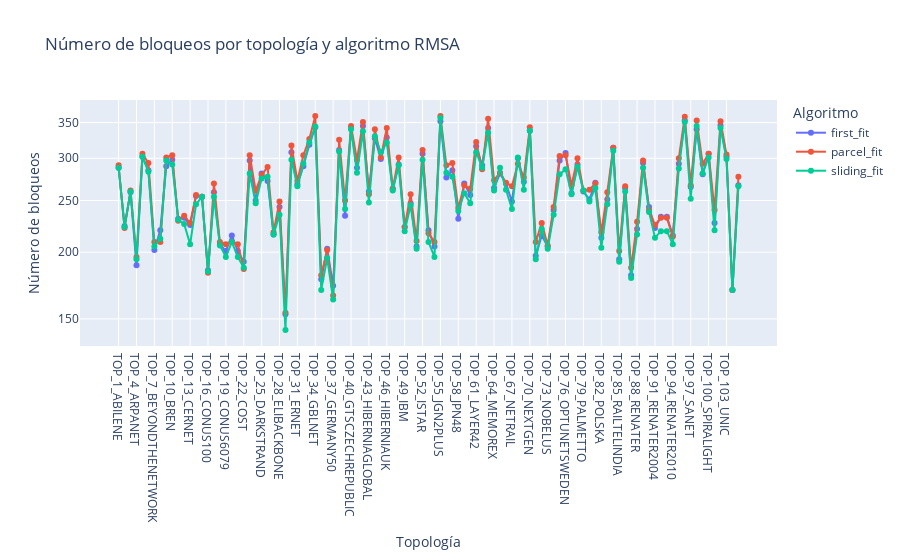

The cell this chart's notebook holds for it:
### Markdown cell above
### Visualización de resultados con plotly

### Code cell
# Preparar datos para graficar: número de bloqueos por topología y algoritmo
plot_data_blocking = []
for topo_name, topo_results in all_results.items():
    for alg_name, metrics in topo_results.items():
        plot_data_blocking.append({
            'Topología': topo_name,
            'Algoritmo': alg_name,
            'Número de bloqueos': metrics['blocked']
        })

df_blocking = pd.DataFrame(plot_data_blocking)
fig_blocking = px.line(
    df_blocking,
    x='Topología',
    y='Número de bloqueos',
    color='Algoritmo',
    markers=True,
    title='Número de bloqueos por topología y algoritmo RMSA',
    labels={'Número de bloqueos': 'Número de bloqueos'},
    log_y=True,
)
fig_blocking.show()

### Figure 1 — Plotly figure (JSON) as saved in the notebook; plotly's stock layout.template omitted (floating-point values rounded to 4 significant figures)
{"data": [{"hovertemplate": "Algoritmo=first_fit<br>Topología=%{x}<br>Número de bloqueos=%{y}<extra></extra>", "legendgroup": "first_fit", "line": {"color": "#636efa", "dash": "solid"}, "marker": {"symbol": "circle"}, "mode": "lines+markers", "name": "first_fit", "orientation": "v", "showlegend": true, "type": "scatter", "x": ["TOP_1_ABILENE", "TOP_2_ANS", "TOP_3_ARNES", "TOP_4_ARPANET", "TOP_5_ATMNET", "TOP_6_BBNPLANET", "TOP_7_BEYONDTHENETWORK", "TOP_8_BICS", "TOP_9_BIZNET", "TOP_10_BREN", "TOP_11_CANARIE", "TOP_12_CANARIE", "TOP_13_CERNET", "TOP_14_CESNET", "TOP_15_CLARANET", "TOP_16_CONUS100", "TOP_17_CONUS30", "TOP_18_CONUS6077", "TOP_19_CONUS6079", "TOP_20_CONUS75", "TOP_21_CORONET", "TOP_22_COST", "TOP_23_CRLNETWORKSERVICES", "TOP_24_CWIX", "TOP_25_DARKSTRAND", "TOP_26_DIGEX", "TOP_27_DT17", "TOP_28_ELIBACKBONE", "TOP_29_EON", "TOP_30_EPOCH", "TOP_31_ERNET", "TOP_32_FUNET", "TOP_33_GAMBIA", "TOP_34_GBLNET", "TOP_35_GEANT", "TOP_36_GEANT2", "TOP_37_GERMANY50", "TOP_38_GETNET", "TOP_39_GRNET", "TOP_40_GTSCZECHREPUBLIC", "TOP_41_GTSPOLAND", "TOP_42_HIBERNIACANADA", "TOP_43_HIBERNIAGLOBAL", "TOP_44_HIBERNIAIRELAND", "TOP_45_HIBERNIANIRELAND", "TOP_46_HIBERNIAUK", "TOP_47_HIBERNIAUS", "TOP_48_HOSTWAYINTERNATIONAL", "TOP_49_IBM", "TOP_50_INTEGRA", "TOP_51_IRIS", "TOP_52_ISTAR", "TOP_53_ITALY", "TOP_54_JANOSUS", "TOP_55_JGN2PLUS", "TOP_56_JPN12", "TOP_57_JPN25", "TOP_58_JPN48", "TOP_59_KAREN", "TOP_60_LAMBDARAIL", "TOP_61_LAYER42", "TOP_62_LONI", "TOP_63_MARWAN", "TOP_64_MEMOREX", "TOP_65_METRONA", "TOP_66_MZIMA", "TOP_67_NETRAIL", "TOP_68_NETWORKUSA", "TOP_69_NEWNET", "TOP_70_NEXTGEN", "TOP_71_NOBELEU", "TOP_72_NOBELGERMANY", "TOP_73_NOBELUS", "TOP_74_NOEL", "TOP_75_NSFNET13", "TOP_76_OPTUNETSWEDEN", "TOP_77_OXFORD", "TOP_78_PACKETEXCHANGE", "TOP_79_PALMETTO", "TOP_80_PIONIER", "TOP_81_PIONIERL3", "TOP_82_POLSKA", "TOP_83_PORTUGAL", "TOP_84_PSINET", "TOP_85_RAILTELINDIA", "TOP_86_REDCLARA", "TOP_87_REDIRIS", "TOP_88_RENATER", "TOP_89_RENATER1999", "TOP_90_RENATER2001", "TOP_91_RENATER2004", "TOP_92_RENATER2006", "TOP_93_RENATER2008", "TOP_94_RENATER2010", "TOP_95_RNPBRAZIL", "TOP_96_SAGO", "TOP_97_SANET", "TOP_98_SANREN", "TOP_99_SAVVIS", "TOP_100_SPIRALIGHT", "TOP_101_TATANID", "TOP_102_TELECOMSERBIA", "TOP_103_UNIC", "TOP_104_USA100", "TOP_105_VIA"], "xaxis": "x", "y": [288, 224, 259, 189, 302, 285, 202, 220, 290, 298, 231, 232, 225, 255, 254, 185, 259, 207, 201, 215, 201, 192, 297, 250, 281, 272, 216, 243, 153, 308, 268, 290, 318, 343, 178, 203, 173, 311, 234, 342, 288, 345, 260, 327, 299, 328, 263, 292, 223, 247, 205, 306, 220, 205, 352, 276, 285, 231, 269, 256, 316, 291, 342, 264, 281, 269, 249, 300, 271, 338, 197, 215, 205, 240, 297, 307, 258, 292, 260, 251, 270, 213, 251, 314, 194, 264, 181, 221, 294, 243, 222, 233, 233, 215, 293, 353, 265, 340, 280, 306, 227, 346, 302, 170, 267], "yaxis": "y"}, {"hovertemplate": "Algoritmo=parcel_fit<br>Topología=%{x}<br>Número de bloqueos=%{y}<extra></extra>", "legendgroup": "parcel_fit", "line": {"color": "#EF553B", "dash": "solid"}, "marker": {"symbol": "circle"}, "mode": "lines+markers", "name": "parcel_fit", "orientation": "v", "showlegend": true, "type": "scatter", "x": ["TOP_1_ABILENE", "TOP_2_ANS", "TOP_3_ARNES", "TOP_4_ARPANET", "TOP_5_ATMNET", "TOP_6_BBNPLANET", "TOP_7_BEYONDTHENETWORK", "TOP_8_BICS", "TOP_9_BIZNET", "TOP_10_BREN", "TOP_11_CANARIE", "TOP_12_CANARIE", "TOP_13_CERNET", "TOP_14_CESNET", "TOP_15_CLARANET", "TOP_16_CONUS100", "TOP_17_CONUS30", "TOP_18_CONUS6077", "TOP_19_CONUS6079", "TOP_20_CONUS75", "TOP_21_CORONET", "TOP_22_COST", "TOP_23_CRLNETWORKSERVICES", "TOP_24_CWIX", "TOP_25_DARKSTRAND", "TOP_26_DIGEX", "TOP_27_DT17", "TOP_28_ELIBACKBONE", "TOP_29_EON", "TOP_30_EPOCH", "TOP_31_ERNET", "TOP_32_FUNET", "TOP_33_GAMBIA", "TOP_34_GBLNET", "TOP_35_GEANT", "TOP_36_GEANT2", "TOP_37_GERMANY50", "TOP_38_GETNET", "TOP_39_GRNET", "TOP_40_GTSCZECHREPUBLIC", "TOP_41_GTSPOLAND", "TOP_42_HIBERNIACANADA", "TOP_43_HIBERNIAGLOBAL", "TOP_44_HIBERNIAIRELAND", "TOP_45_HIBERNIANIRELAND", "TOP_46_HIBERNIAUK", "TOP_47_HIBERNIAUS", "TOP_48_HOSTWAYINTERNATIONAL", "TOP_49_IBM", "TOP_50_INTEGRA", "TOP_51_IRIS", "TOP_52_ISTAR", "TOP_53_ITALY", "TOP_54_JANOSUS", "TOP_55_JGN2PLUS", "TOP_56_JPN12", "TOP_57_JPN25", "TOP_58_JPN48", "TOP_59_KAREN", "TOP_60_LAMBDARAIL", "TOP_61_LAYER42", "TOP_62_LONI", "TOP_63_MARWAN", "TOP_64_MEMOREX", "TOP_65_METRONA", "TOP_66_MZIMA", "TOP_67_NETRAIL", "TOP_68_NETWORKUSA", "TOP_69_NEWNET", "TOP_70_NEXTGEN", "TOP_71_NOBELEU", "TOP_72_NOBELGERMANY", "TOP_73_NOBELUS", "TOP_74_NOEL", "TOP_75_NSFNET13", "TOP_76_OPTUNETSWEDEN", "TOP_77_OXFORD", "TOP_78_PACKETEXCHANGE", "TOP_79_PALMETTO", "TOP_80_PIONIER", "TOP_81_PIONIERL3", "TOP_82_POLSKA", "TOP_83_PORTUGAL", "TOP_84_PSINET", "TOP_85_RAILTELINDIA", "TOP_86_REDCLARA", "TOP_87_REDIRIS", "TOP_88_RENATER", "TOP_89_RENATER1999", "TOP_90_RENATER2001", "TOP_91_RENATER2004", "TOP_92_RENATER2006", "TOP_93_RENATER2008", "TOP_94_RENATER2010", "TOP_95_RNPBRAZIL", "TOP_96_SAGO", "TOP_97_SANET", "TOP_98_SANREN", "TOP_99_SAVVIS", "TOP_100_SPIRALIGHT", "TOP_101_TATANID", "TOP_102_TELECOMSERBIA", "TOP_103_UNIC", "TOP_104_USA100", "TOP_105_VIA"], "xaxis": "x", "y": [291, 222, 261, 196, 306, 294, 209, 209, 301, 304, 229, 234, 227, 256, 254, 183, 269, 209, 207, 209, 207, 186, 304, 261, 279, 289, 218, 249, 154, 317, 272, 304, 326, 360, 181, 202, 166, 325, 250, 345, 298, 351, 257, 340, 301, 342, 263, 301, 223, 257, 210, 311, 217, 209, 360, 291, 294, 242, 267, 263, 322, 286, 356, 273, 282, 270, 266, 293, 276, 343, 209, 227, 206, 243, 303, 304, 267, 300, 261, 262, 269, 218, 259, 314, 201, 266, 187, 228, 297, 240, 225, 232, 232, 214, 300, 359, 267, 353, 293, 306, 240, 352, 305, 170, 277], "yaxis": "y"}, {"hovertemplate": "Algoritmo=sliding_fit<br>Topología=%{x}<br>Número de bloqueos=%{y}<extra></extra>", "legendgroup": "sliding_fit", "line": {"color": "#00cc96", "dash": "solid"}, "marker": {"symbol": "circle"}, "mode": "lines+markers", "name": "sliding_fit", "orientation": "v", "showlegend": true, "type": "scatter", "x": ["TOP_1_ABILENE", "TOP_2_ANS", "TOP_3_ARNES", "TOP_4_ARPANET", "TOP_5_ATMNET", "TOP_6_BBNPLANET", "TOP_7_BEYONDTHENETWORK", "TOP_8_BICS", "TOP_9_BIZNET", "TOP_10_BREN", "TOP_11_CANARIE", "TOP_12_CANARIE", "TOP_13_CERNET", "TOP_14_CESNET", "TOP_15_CLARANET", "TOP_16_CONUS100", "TOP_17_CONUS30", "TOP_18_CONUS6077", "TOP_19_CONUS6079", "TOP_20_CONUS75", "TOP_21_CORONET", "TOP_22_COST", "TOP_23_CRLNETWORKSERVICES", "TOP_24_CWIX", "TOP_25_DARKSTRAND", "TOP_26_DIGEX", "TOP_27_DT17", "TOP_28_ELIBACKBONE", "TOP_29_EON", "TOP_30_EPOCH", "TOP_31_ERNET", "TOP_32_FUNET", "TOP_33_GAMBIA", "TOP_34_GBLNET", "TOP_35_GEANT", "TOP_36_GEANT2", "TOP_37_GERMANY50", "TOP_38_GETNET", "TOP_39_GRNET", "TOP_40_GTSCZECHREPUBLIC", "TOP_41_GTSPOLAND", "TOP_42_HIBERNIACANADA", "TOP_43_HIBERNIAGLOBAL", "TOP_44_HIBERNIAIRELAND", "TOP_45_HIBERNIANIRELAND", "TOP_46_HIBERNIAUK", "TOP_47_HIBERNIAUS", "TOP_48_HOSTWAYINTERNATIONAL", "TOP_49_IBM", "TOP_50_INTEGRA", "TOP_51_IRIS", "TOP_52_ISTAR", "TOP_53_ITALY", "TOP_54_JANOSUS", "TOP_55_JGN2PLUS", "TOP_56_JPN12", "TOP_57_JPN25", "TOP_58_JPN48", "TOP_59_KAREN", "TOP_60_LAMBDARAIL", "TOP_61_LAYER42", "TOP_62_LONI", "TOP_63_MARWAN", "TOP_64_MEMOREX", "TOP_65_METRONA", "TOP_66_MZIMA", "TOP_67_NETRAIL", "TOP_68_NETWORKUSA", "TOP_69_NEWNET", "TOP_70_NEXTGEN", "TOP_71_NOBELEU", "TOP_72_NOBELGERMANY", "TOP_73_NOBELUS", "TOP_74_NOEL", "TOP_75_NSFNET13", "TOP_76_OPTUNETSWEDEN", "TOP_77_OXFORD", "TOP_78_PACKETEXCHANGE", "TOP_79_PALMETTO", "TOP_80_PIONIER", "TOP_81_PIONIERL3", "TOP_82_POLSKA", "TOP_83_PORTUGAL", "TOP_84_PSINET", "TOP_85_RAILTELINDIA", "TOP_86_REDCLARA", "TOP_87_REDIRIS", "TOP_88_RENATER", "TOP_89_RENATER1999", "TOP_90_RENATER2001", "TOP_91_RENATER2004", "TOP_92_RENATER2006", "TOP_93_RENATER2008", "TOP_94_RENATER2010", "TOP_95_RNPBRAZIL", "TOP_96_SAGO", "TOP_97_SANET", "TOP_98_SANREN", "TOP_99_SAVVIS", "TOP_100_SPIRALIGHT", "TOP_101_TATANID", "TOP_102_TELECOMSERBIA", "TOP_103_UNIC", "TOP_104_USA100", "TOP_105_VIA"], "xaxis": "x", "y": [288, 223, 260, 194, 302, 283, 205, 212, 297, 292, 230, 226, 207, 246, 254, 184, 254, 206, 196, 209, 196, 187, 281, 247, 275, 277, 216, 235, 143, 298, 266, 293, 321, 344, 170, 195, 163, 309, 241, 340, 282, 337, 248, 330, 308, 321, 261, 291, 219, 245, 203, 298, 209, 196, 357, 282, 277, 239, 258, 247, 308, 288, 335, 261, 288, 262, 241, 301, 262, 338, 194, 221, 203, 235, 280, 286, 257, 289, 261, 249, 264, 204, 246, 310, 192, 260, 179, 216, 288, 238, 213, 219, 219, 207, 287, 351, 252, 345, 281, 301, 220, 342, 299, 170, 266], "yaxis": "y"}], "layout": {"legend": {"title": {"text": "Algoritmo"}, "tracegroupgap": 0}, "title": {"text": "Número de bloqueos por topología y algoritmo RMSA"}, "xaxis": {"anchor": "y", "domain": [0, 1], "title": {"text": "Topología"}}, "yaxis": {"anchor": "x", "domain": [0, 1], "title": {"text": "Número de bloqueos"}, "type": "log"}}}
